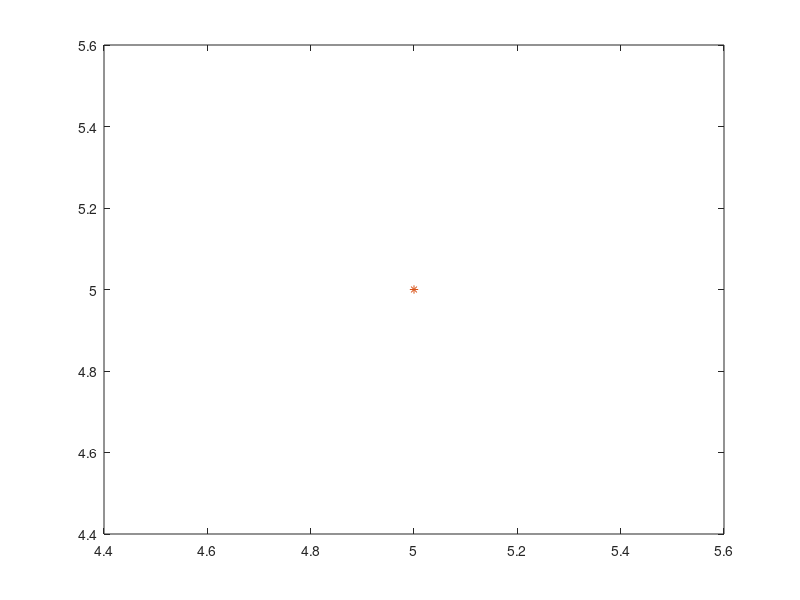

This figure's MATLAB source:
%clc;
clear all;

% Input section for curve fitting
x = input('Enter the x coordinates: ');   
y = input('Enter the y coordinates: ');  
N = input('Enter the number of fitting (degree of polynomial): ');

% Curve fitting using Vandermonde matrix
n = length(x);
A = zeros(N, N);
for i = 1:N
    for j = 1:N
        A(i, j) = sum(x.^(i + j - 2));
    end
end

B = zeros(N, 1);
for k = 1:N
    B(k) = sum((x.^(k - 1)) .* y);
end

coefficients = A \ B;

% Display the fitted equation
fitted_equation = '';
for g = N:-1:1
    fitted_equation = strcat(fitted_equation, sprintf('+(%.4fx^%d)', coefficients(g), g - 1));
end
fprintf('Fitted equation: y = %s\n', fitted_equation(2:end));

% Plotting section
P = flip(coefficients);
X = linspace(x(1), x(n), 100);
Y = polyval(P, X);
plot(X, Y)
hold on
plot(x, y, '*')

% Integration section
f = @(x) polyval(P, x);

a = input('Enter the lower limit: ');
b = input('Enter the upper limit: ');
N = input('Enter the number of trapezoids for integration: ');

% Trapezoidal rule
h = (b - a) / N;
sum_trapz = 0;
for i = 1:N - 1
    sum_trapz = sum_trapz + f(a + i * h);
end
int_trapz = (h / 2) * (f(a) + 2 * sum_trapz + f(b));
fprintf('Result Using Trapezoidal Rule is: %.8f\n', int_trapz);

% Simpson's 1/3 rule
odd_sum_simp13 = 0;
even_sum_simp13 = 0;
for j = 1:2:N - 1
    odd_sum_simp13 = odd_sum_simp13 + f(a + j * h);
end
for k = 2:2:N - 2
    even_sum_simp13 = even_sum_simp13 + f(a + k * h);
end
int_simp13 = (h / 3) * (f(a) + 4 * odd_sum_simp13 + 2 * even_sum_simp13 + f(b));
fprintf('Result Using Simpson 1/3 Rule is: %.8f\n', int_simp13);

% Simpson's 3/8 rule
sum_p1_simp38 = 0;
sum_p2_simp38 = 0;
for m = 1:3:N - 2
    sum_p1_simp38 = sum_p1_simp38 + f(a + m * h);
end
for m = 3:3:N - 1
    sum_p2_simp38 = sum_p2_simp38 + f(a + m * h);
end
int_simp38 = (3 * h / 8) * (f(a) + 3 * sum_p1_simp38 + 2 * sum_p2_simp38 + f(b));
fprintf('Result Using Simpson 3/8 Rule is: %.8f\n', int_simp38);
